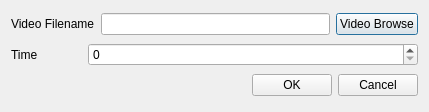
<?xml version="1.0" encoding="UTF-8"?>
<ui version="4.0">
 <class>VideoKeyFrameDlg</class>
 <widget class="QDialog" name="VideoKeyFrameDlg">
  <property name="geometry">
   <rect>
    <x>0</x>
    <y>0</y>
    <width>429</width>
    <height>112</height>
   </rect>
  </property>
  <property name="windowTitle">
   <string>VideoKeyFrameDlg</string>
  </property>
  <layout class="QVBoxLayout" name="verticalLayout">
   <item>
    <layout class="QHBoxLayout" name="horizontalLayout">
     <item>
      <widget class="QLabel" name="label">
       <property name="text">
        <string>Video Filename</string>
       </property>
      </widget>
     </item>
     <item>
      <widget class="QLineEdit" name="lineEditFileName"/>
     </item>
     <item>
      <widget class="QPushButton" name="pushButtonVideoBrowser">
       <property name="text">
        <string>Video Browse</string>
       </property>
      </widget>
     </item>
    </layout>
   </item>
   <item>
    <layout class="QHBoxLayout" name="horizontalLayout_2">
     <item>
      <widget class="QLabel" name="label_2">
       <property name="text">
        <string>Time</string>
       </property>
      </widget>
     </item>
     <item>
      <spacer name="horizontalSpacer_2">
       <property name="orientation">
        <enum>Qt::Horizontal</enum>
       </property>
       <property name="sizeType">
        <enum>QSizePolicy::Fixed</enum>
       </property>
       <property name="sizeHint" stdset="0">
        <size>
         <width>44</width>
         <height>20</height>
        </size>
       </property>
      </spacer>
     </item>
     <item>
      <widget class="QSpinBox" name="spinBoxTime">
       <property name="sizePolicy">
        <sizepolicy hsizetype="Expanding" vsizetype="Fixed">
         <horstretch>0</horstretch>
         <verstretch>0</verstretch>
        </sizepolicy>
       </property>
       <property name="maximum">
        <number>999999999</number>
       </property>
      </widget>
     </item>
    </layout>
   </item>
   <item>
    <layout class="QHBoxLayout" name="horizontalLayout_3">
     <item>
      <spacer name="horizontalSpacer">
       <property name="orientation">
        <enum>Qt::Horizontal</enum>
       </property>
       <property name="sizeHint" stdset="0">
        <size>
         <width>40</width>
         <height>20</height>
        </size>
       </property>
      </spacer>
     </item>
     <item>
      <widget class="QPushButton" name="pushButtonOk">
       <property name="text">
        <string>OK</string>
       </property>
      </widget>
     </item>
     <item>
      <widget class="QPushButton" name="pushButtonCancel">
       <property name="text">
        <string>Cancel</string>
       </property>
      </widget>
     </item>
    </layout>
   </item>
  </layout>
 </widget>
 <layoutdefault spacing="6" margin="11"/>
 <resources/>
 <connections/>
</ui>
